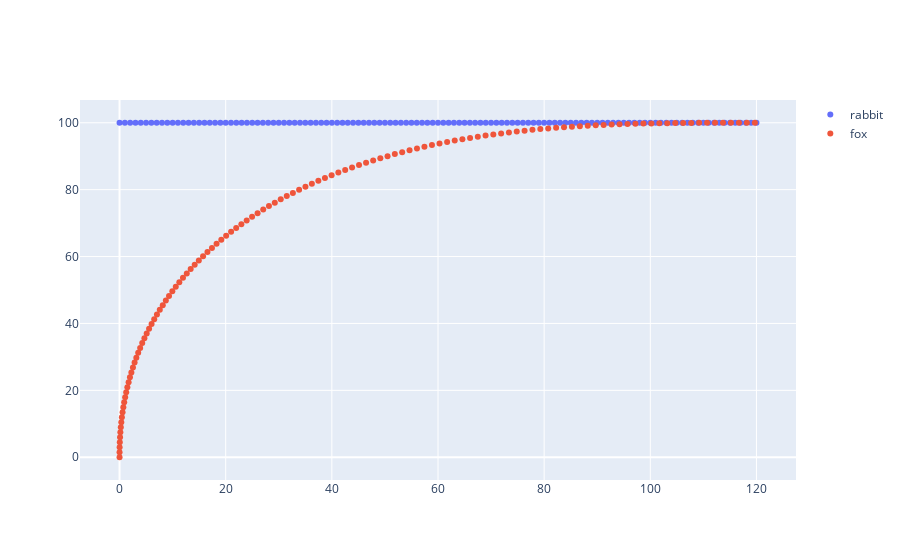

Notebook code cell kept with this figure:
### Code cell
fig = go.Figure()
fig.add_trace(go.Scatter(x = rabbit_trajectory[1],y=rabbit_trajectory[2],
                    mode='markers',
                    name='rabbit'))
fig.add_trace(go.Scatter(x = fox_trajectory[1],y=fox_trajectory[2],
                    mode='markers',
                    name='fox'))
